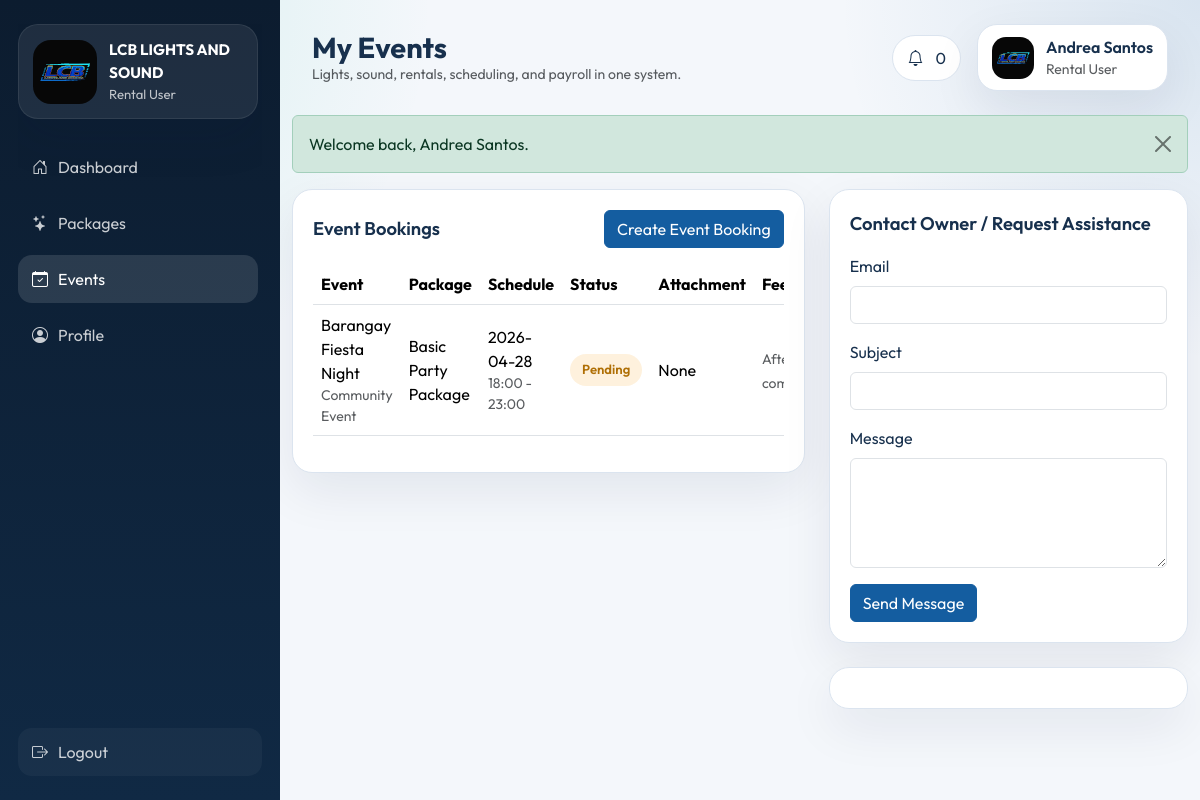
The page /rental/events.php (signed in) on the database its author committed.
### tables this page shows
CREATE TABLE events (
    id INT AUTO_INCREMENT PRIMARY KEY,
    rental_user_id INT NOT NULL,
    package_id INT NULL,
    event_name VARCHAR(150) NOT NULL,
    event_type VARCHAR(100) NOT NULL,
    event_date DATE NOT NULL,
    start_time TIME NOT NULL,
    end_time TIME NOT NULL,
    address TEXT NOT NULL,
    full_name VARCHAR(150) NOT NULL,
    contact_number VARCHAR(30) NOT NULL,
    notes TEXT NULL,
    attachment_filename VARCHAR(255) NULL,
    event_status ENUM('Pending', 'Approved', 'Denied', 'Completed') NOT NULL DEFAULT 'Pending',
    created_at TIMESTAMP DEFAULT CURRENT_TIMESTAMP,
    FOREIGN KEY (rental_user_id) REFERENCES users(id) ON DELETE CASCADE,
    FOREIGN KEY (package_id) REFERENCES packages(id) ON DELETE SET NULL
);

CREATE TABLE packages (
    id INT AUTO_INCREMENT PRIMARY KEY,
    package_name VARCHAR(150) NOT NULL,
    description TEXT NULL,
    equipment_ids TEXT NULL,
    equipment_summary TEXT NULL,
    price DECIMAL(10,2) NOT NULL DEFAULT 0,
    availability_status ENUM('Available', 'Unavailable') NOT NULL DEFAULT 'Available',
    approval_status ENUM('Pending', 'Approved', 'Denied') NOT NULL DEFAULT 'Pending',
    submitted_by INT NULL,
    approved_by INT NULL,
    created_at TIMESTAMP DEFAULT CURRENT_TIMESTAMP,
    FOREIGN KEY (submitted_by) REFERENCES users(id) ON DELETE SET NULL,
    FOREIGN KEY (approved_by) REFERENCES users(id) ON DELETE SET NULL
);

### config/helpers.php (called while the page is built, shortened)
<?php
function db(): mysqli
{
    global $mysqli;
    return $mysqli;
}
function app_url(string $path = ''): string
{
    return rtrim(BASE_URL, '/') . ($path ? '/' . ltrim($path, '/') : '');
}
function e(?string $value): string
{
    return htmlspecialchars((string) $value, ENT_QUOTES, 'UTF-8');
}
function current_user(): ?array
{
    return $_SESSION['user'] ?? null;
}
function role_label(string $role): string
{
    return match ($role) {
        ACCOUNT_ADMIN => 'Administrator',
        ACCOUNT_EMPLOYEE => 'Employee',
        ACCOUNT_RENTAL => 'Rental User',
        default => ucfirst($role),
    };
}
function fetch_one(string $sql, string $types = '', array $params = []): ?array
{
    $stmt = db()->prepare($sql);
    if ($types !== '') {
        $stmt->bind_param($types, ...$params);
    }
    $stmt->execute();
    $result = $stmt->get_result()->fetch_assoc();
    return $result ?: null;
}
function fetch_all(string $sql, string $types = '', array $params = []): array
{
    $stmt = db()->prepare($sql);
    if ($types !== '') {
        $stmt->bind_param($types, ...$params);
    }
    $stmt->execute();
    return $stmt->get_result()->fetch_all(MYSQLI_ASSOC);
}
function user_avatar(?string $filename): string
{
    return app_url('assets/img/logo-placeholder.svg');
}

### rental/events.php (the view, shortened to what this page needs)
<?php
$userId = (int) current_user()['id'];
$events = fetch_all('SELECT e.*, p.package_name FROM events e LEFT JOIN packages p ON p.id = e.package_id WHERE e.rental_user_id = ? ORDER BY e.event_date DESC', 'i', [$userId]);
$feedbackEventIds = array_column(fetch_all('SELECT event_id FROM feedback WHERE user_id = ?', 'i', [$userId]), 'event_id');
$pageTitle = 'My Events';
require BASE_PATH . '/partials/layout_top.php';
?>
<div class="row g-4">
    <div class="col-lg-7">
        <div class="content-card">
            <div class="d-flex justify-content-between align-items-center mb-3">
                <div class="section-title">Event Bookings</div>
                <button class="btn btn-primary" data-bs-toggle="modal" data-bs-target="#bookEventModal">Create Event Booking</button>
            </div>
            <div class="table-responsive">
                <table class="table datatable align-middle">
                    <thead><tr><th>Event</th><th>Package</th><th>Schedule</th><th>Status</th><th>Attachment</th><th>Feedback</th></tr></thead>
                    <tbody>
                    <?php foreach ($events as $event): ?>
                        <tr>
                            <td><?= e($event['event_name']) ?><div class="small text-muted"><?= e($event['event_type']) ?></div></td>
                            <td><?= e($event['package_name'] ?? '-') ?></td>
                            <td><?= e($event['event_date']) ?><div class="small text-muted"><?= e(substr($event['start_time'], 0, 5)) ?> - <?= e(substr($event['end_time'], 0, 5)) ?></div></td>
                            <td><span class="status-pill status-<?= strtolower($event['event_status']) ?>"><?= e($event['event_status']) ?></span></td>
                            <td><?= $event['attachment_filename'] ? '<a href="' . e(app_url('uploads/events/' . $event['attachment_filename'])) . '" target="_blank">Open</a>' : 'None' ?></td>
                            <td>
                                <?php if ($event['event_status'] === 'Completed' && !in_array((int) $event['id'], array_map('intval', $feedbackEventIds), true)): ?>
                                    <button class="btn btn-sm btn-outline-primary" data-bs-toggle="modal" data-bs-target="#feedback<?= (int) $event['id'] ?>">Rate</button>
                                <?php else: ?>
                                    <span class="small text-muted"><?= $event['event_status'] === 'Completed' ? 'Submitted' : 'After completion' ?></span>
                                <?php endif; ?>
                            </td>
                        </tr>
                    <?php endforeach; ?>
                    </tbody>
                </table>
            </div>
        </div>
    </div>
    <div class="col-lg-5">
        <div class="content-card mb-4">
            <div class="section-title mb-3">Contact Owner / Request Assistance</div>
            <form method="post" class="row g-3">
                <div class="col-12"><label class="form-label">Email</label><input name="sender_email" class="form-control"></div>
                <div class="col-12"><label class="form-label">Subject</label><input name="subject" class="form-control" required></div>
                <div class="col-12"><label class="form-label">Message</label><textarea name="message_body" class="form-control" rows="4" required></textarea></div>
                <div class="col-12"><button class="btn btn-primary">Send Message</button></div>
            </form>
        </div>
        <div class="calendar-card" data-calendar data-events='<?= e(json_encode(array_map(static fn ($row): array => [
            'event_name' => $row['event_name'],
            'event_date' => $row['event_date'],
            'event_type' => $row['event_type'],
            'start_time' => $row['start_time'],
            'end_time' => $row['end_time'],
            'event_status' => $row['event_status'],
            'package_name' => $row['package_name'],
        ], $events))) ?>'></div>
    </div>
</div>
<?php require BASE_PATH . '/partials/layout_bottom.php'; ?>

### partials/topbar.php (shortened to what this page needs)
<?php
$notificationCount = 0;
if ($user) {
    $row = fetch_one('SELECT COUNT(*) AS total FROM notifications WHERE user_id = ? AND is_read = 0', 'i', [(int) $user['id']]);
    $notificationCount = (int) ($row['total'] ?? 0);
}
?>
<div class="topbar">
    <div>
        <h1 class="topbar-title"><?= e($pageTitle) ?></h1>
        <div class="text-muted small">Lights, sound, rentals, scheduling, and payroll in one system.</div>
    </div>
    <div class="topbar-actions">
        <div class="notification-pill">
            <i class="bi bi-bell"></i>
            <span><?= $notificationCount ?></span>
        </div>
        <div class="user-chip">
            <img src="<?= e(user_avatar($user['profile_image'] ?? null)) ?>" alt="Profile">
            <div>
                <div class="fw-semibold"><?= e($user['full_name'] ?? $user['username']) ?></div>
                <div class="small text-muted"><?= e($user['employee_role'] ?? role_label($user['account_type'])) ?></div>
            </div>
        </div>
    </div>
</div>

### assets/css/style.css (style rules this page uses)
:root { --bg: #f4f7fb; --surface: #ffffff; --surface-alt: #0c1c2f; --text: #17304d; --muted: #6e8097; --primary: #145da0; --accent: #1fbf9f; --warning: #f39c12; --danger: #d64545; --border: #dbe4ef; --shadow: 0 18px 50px rgba(8, 31, 61, 0.08); }
* { box-sizing: border-box; }
body { margin: 0; background: radial-gradient(circle at top left, rgba(31, 191, 159, 0.16), transparent 30%), radial-gradient(circle at top right, rgba(20, 93, 160, 0.12), transparent 25%), var(--bg); color: var(--text); font-family: 'Outfit', sans-serif; }
.brand-card, .user-chip, .stats-card, .content-card, .mini-card, .auth-card, .calendar-card { background: var(--surface); border: 1px solid var(--border); border-radius: 20px; box-shadow: var(--shadow); }
.topbar { padding: 24px 32px 0; display: flex; justify-content: space-between; gap: 16px; align-items: center; flex-wrap: wrap; }
.topbar-title { margin: 0; font-size: 1.8rem; font-weight: 700; }
.topbar-actions { display: flex; gap: 16px; align-items: center; }
.notification-pill, .user-chip { padding: 10px 14px; display: flex; gap: 12px; align-items: center; }
.notification-pill { background: var(--surface); border: 1px solid var(--border); border-radius: 999px; }
.user-chip img { width: 42px; height: 42px; border-radius: 14px; object-fit: cover; }
.stats-card, .content-card, .mini-card, .calendar-card { padding: 20px; }
.section-title { font-size: 1.15rem; font-weight: 600; }
.status-pill { display: inline-flex; align-items: center; border-radius: 999px; padding: 6px 12px; font-size: 0.82rem; font-weight: 600; }
.status-in-use, .status-pending, .status-partial, .status-unavailable { background: rgba(243, 156, 18, 0.14); color: #af6f05; }
.container-fluid, .row, .content-card, .calendar-card, .stats-card { min-width: 0; }
.btn-primary { background: var(--primary); border-color: var(--primary); }

### rows shown on the page
events: full_name "Andrea Santos", event_name "Barangay Fiesta Night", event_type "Community Event", package.package_name "Basic Party Package", event_date "2026-04-28", start_time "18:00", end_time "23:00", event_status "Pending", shows "None", shows "After completion"

### other values the page prints
role_label($accountType) "Rental User"
$label "Dashboard"
$label "Packages"
$label "Events"
$label "Profile"
$pageTitle "My Events"
$notificationCount "0"
$user['employee_role'] "Rental User"
$flash['message'] "Welcome back, Andrea Santos."
